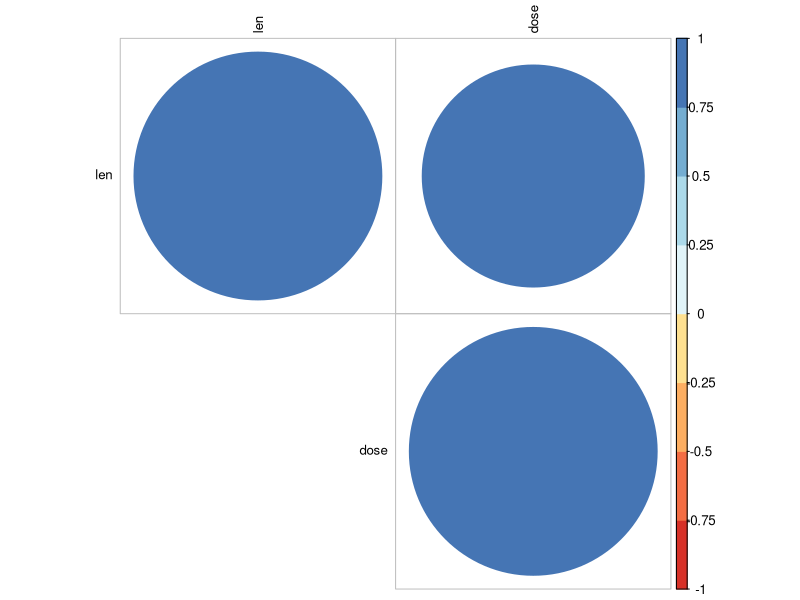

This figure's R source:
# TEB2164 Lab 9b — Almas Nasri
# Task 1: ToothGrowth — correlation + heatmap (screenshot from Plots pane yourself)
# Task 2: mtcars — log, standard scale, min–max + comparison

# ----- TASK 1: ToothGrowth -----
data("ToothGrowth")
numeric_tooth <- ToothGrowth[, c("len", "dose")]
cor_matrix <- cor(numeric_tooth)
print("ToothGrowth Correlation Matrix:")
print(round(cor_matrix, 3))
# len–dose r ≈ 0.803 (strong positive correlation)

library(corrplot)
library(RColorBrewer)

corrplot(
  cor_matrix,
  type = "upper",
  order = "hclust",
  tl.cex = 0.8,
  tl.col = "black",
  col = brewer.pal(n = 8, name = "RdYlBu")
)

# Insight: Higher dose is strongly associated with longer odontoblast length (len).

# ----- TASK 2: mtcars -----
data(mtcars)

cat("\n=== RAW DATA ===\n")
summary(mtcars)

log_mtcars <- log1p(mtcars)
cat("\n=== LOG TRANSFORMATION (log1p) ===\n")
summary(log_mtcars)

std_mtcars <- as.data.frame(scale(mtcars))
cat("\n=== STANDARD SCALING ===\n")
summary(std_mtcars)

library(caret)
preproc <- preProcess(mtcars, method = "range")
minmax_mtcars <- predict(preproc, mtcars)
cat("\n=== MIN-MAX SCALING ===\n")
summary(minmax_mtcars)

# ----- DISCUSSION (Lab 9b) -----
cat("\n=== FINDINGS ===\n")
cat("- RAW: Wide scales across variables; several (e.g. disp, hp) are right-skewed.\n")
cat("- LOG1P: Pulls in large values and reduces right-skew; all values stay >= 0 on positive inputs.\n")
cat("- STANDARD: Each column mean ~0, SD ~1 — good for comparing/combining in models.\n")
cat("- MIN-MAX: Each column scaled to [0,1] — preserves order; easy to compare bounded inputs.\n")
cat("\nCompare: Log changes interpretability (log-scale); z-score and min-max keep ranks but\n")
cat("rescale differently — z-score uses spread (SD); min-max uses min/max per column.\n")
